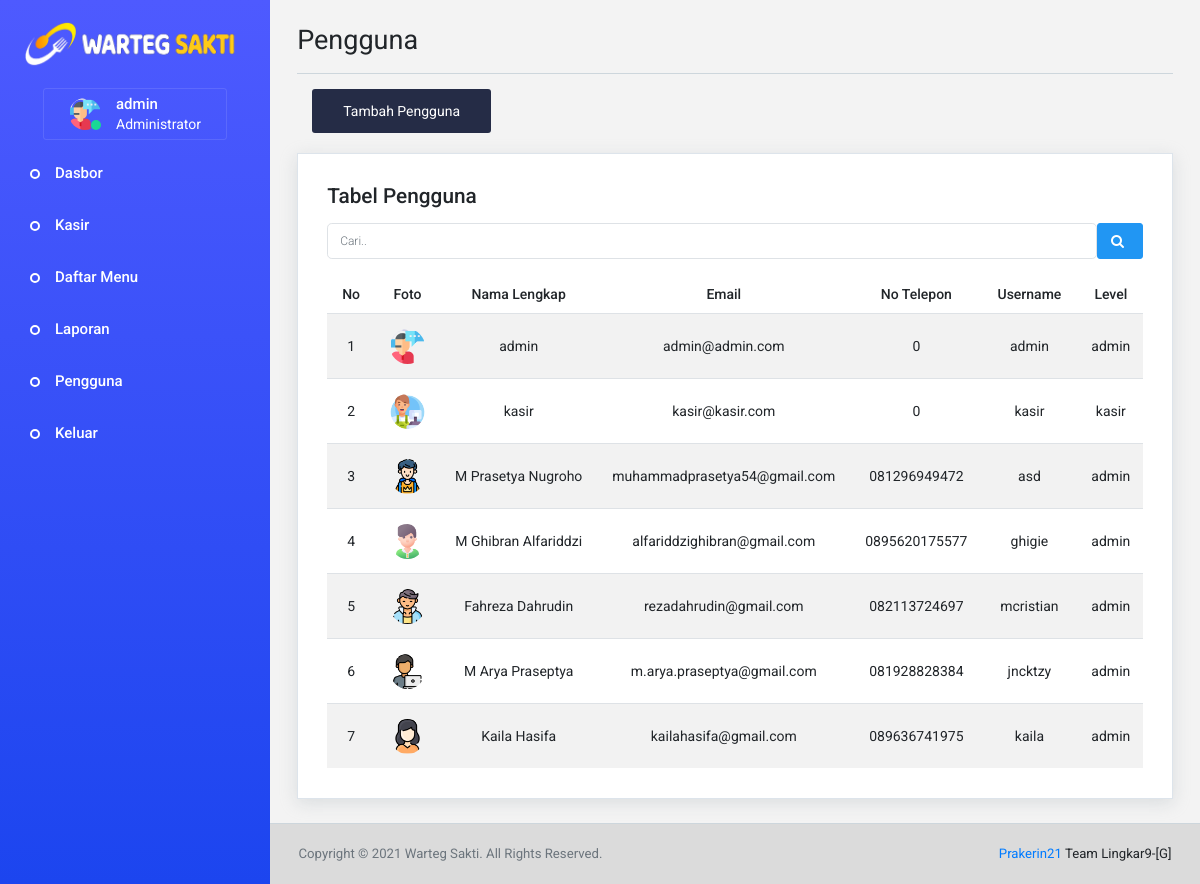
Screenshot of /?p=pengguna (signed in) with the database file from the repository.
### tables this page shows
CREATE TABLE `pengguna` (
  `id_pengguna` int(10) NOT NULL,
  `gambar` varchar(50) NOT NULL,
  `nama_lengkap` varchar(50) NOT NULL,
  `email` varchar(50) NOT NULL,
  `telepon` varchar(13) NOT NULL,
  `username` varchar(10) NOT NULL,
  `password` varchar(100) NOT NULL,
  `level` enum('admin','kasir') NOT NULL,
  `status` enum('aktif','pasif') NOT NULL
);

### condition.php (called while the page is built, shortened)
<?php
  $admin = isset($_SESSION["admin"]);
  $idp = $_SESSION['login']["id_pengguna"];
  $tbp = mysqli_query($conn, "SELECT * FROM pengguna WHERE id_pengguna='$idp'");
  $rowp = mysqli_fetch_assoc($tbp);
?>

### pengguna.php (the view, shortened to what this page needs)
<div class="row page-title-header">
  <div class="col-12">
    <div class="page-header">
      <h3 class="page-title">
        Pengguna
      </h3>
    </div>
  </div>
  <div class="col-12">
    <div class="page-header-toolbar d-flex">
      <div class="filter-wrapper">
        <button type="button" class="btn btn-dark btn-lg btn-fw" data-toggle="modal" data-target="#adduser" title="Tambah Pengguna">Tambah Pengguna</button>
      </div>
    </div>
  </div>
</div>
<div class="row">
  <div class="col-12">
    <div class="card">
      <div class="card-body">
        <h2 class="card-title icon-sm"><?=isset($_POST["cariuser"]) ? "Hasil Pencarian = ".htmlspecialchars($_POST["cariuser"]):"Tabel Pengguna";?></h2>
        <form method="post">
          <div class="form-group d-flex">
            <input type="search" name="cariuser" id="isp" class="form-control form-control-lg" placeholder="Cari.." autocomplete="off" title="Cari">
            <button type="submit" class="btn btn-primary btn-sm" title="Cari"><i class="fa fa-search"></i></button>
          </div>
        </form>
        <div class="table-responsive">
          <table class="table table-striped text-center">
            <thead>
              <tr>
                <th>No</th>
                <th>Foto</th>
                <th>Nama Lengkap</th>
                <th>Email</th>
                <th>No Telepon</th>
                <th>Username</th>
                <th>Level</th>
              </tr>
            </thead>
            <tbody id="psp">
              <?php
                $i = 1;
                if( isset($_POST["cariuser"]) ){
                  $keyword = $_POST["cariuser"];
                  if( $keyword<0 ){
                    echo "<script>window.location.href='?p=pengguna'</script>";
                  } else {
                    $tbpengguna = mysqli_query($conn, "SELECT * FROM pengguna WHERE username LIKE '%$keyword%' OR nama_lengkap LIKE '%$keyword%' OR email LIKE '%$keyword%' OR telepon LIKE '%$keyword%' OR level LIKE '%$keyword%' OR status LIKE '%$keyword%'");
                  }
                } else {
                  $tbpengguna = mysqli_query($conn, "SELECT * FROM pengguna");
                }
                foreach( $tbpengguna as $rowpengguna ):
                if( mysqli_num_rows($tbpengguna)>0 ):
              ?>
              <tr>
                <td><?=$i;?></td>
                <td><img src="assets/images/user/<?=$rowpengguna['gambar'];?>" alt="Foto <?=$rowpengguna['nama_lengkap'];?>" title="Foto <?=$rowpengguna['nama_lengkap'];?>"></td>
                <td><?=$rowpengguna["nama_lengkap"];?></td>
                <td><?=$rowpengguna["email"];?></td>
                <td><?=$rowpengguna["telepon"];?></td>
                <td><?=$rowpengguna["username"];?></td>
                <td><?=$rowpengguna["level"];?></td>
              </tr>
              <?php
                $i++;
                endif;
                endforeach;
              ?>
            </tbody>
          </table>
        </div>
      </div>
    </div>
  </div>
</div>

### index.php (shortened to what this page needs)
<?php
  require "config.php";
  require "condition.php";
?>
<!DOCTYPE html>
<html lang="id-ID">
  <head>
    <link rel="stylesheet" href="assets/vendors/iconfonts/mdi/css/materialdesignicons.min.css">
    <link rel="stylesheet" href="assets/vendors/iconfonts/font-awesome/css/font-awesome.min.css">
    <link rel="stylesheet" href="assets/css/style.css">
    <link rel="stylesheet" href="assets/css/bootstrap.min.css">
    <link rel="stylesheet" href="assets/css/dashboard.css">
  </head>
  <body>
    <div class="container-scroller">
      <div class="container-fluid page-body-wrapper">
        <nav class="sidebar sidebar-offcanvas" id="sidebar">
          <ul class="nav">
            <li class="nav-item nav-profile my-3">
              <img src="assets/images/logo.png" class="navbar-brand navbar-brand-wrapper brand-log ml-4" alt="logo" title="logo">
            </li>
            <li class="nav-item nav-profile mt-0 mb-2">
              <a href="?p=profil" class="nav-link" title="Profil">
                <div class="profile-image">
                  <img class="img-xs rounded-circle" src='assets/images/user/<?=$rowp["gambar"];?>' alt="profil">
                  <div class="dot-indicator bg-success"></div>
                </div>
                <div class="text-wrapper">
                  <p class="profile-name"><?=$rowp["nama_lengkap"];?></p>
                  <p class="designation"><?=$admin ? "Administrator":"Kasir";?></p>
                </div>
              </a>
            </li>
            <li class="nav-item">
              <a class="nav-link" href="?p=dashboard">
                <span class="menu-title">Dasbor</span>
              </a>
            </li>
            <li class="nav-item">
              <a class="nav-link" href="?p=kasir">
                <span class="menu-title">Kasir</span>
              </a>
            </li>
            <li class="nav-item">
              <a class="nav-link" href="?p=daftar-menu">
                <span class="menu-title">Daftar Menu</span>
              </a>
            </li>
            <li class="nav-item">
              <a class="nav-link" href="?p=laporan">
                <span class="menu-title">Laporan</span>
              </a>
            </li>
            <?php if( $admin ){ ?>
            <li class="nav-item">
              <a class="nav-link" href="?p=pengguna">
                <span class="menu-title">Pengguna</span>
              </a>
            </li>
            <?php } ?>
            <li class="nav-item">
              <a type="button" class="nav-link" data-toggle="modal" data-target="#logout"><span class="menu-title">Keluar</span></a>
            </li>
          </ul>
        </nav>
        <div class="main-panel">
          <div class="content-wrapper">
            <?php
              if( isset($_GET['p']) ){
                $page = $_GET['p'];
                switch( $page ){
                  case "pengguna": include "pengguna.php"; break;
                }
              } else {
                include 'dashboard.php';
              }
            ?>
          </div>
          <footer class="footer">
            <div class="container-fluid clearfix">
              <span class="text-muted d-block text-center text-sm-left d-sm-inline-block">Copyright &copy; 2021 Warteg Sakti. All Rights Reserved.</span>
              <span class="float-none float-sm-right d-block mt-1 mt-sm-0 text-center"><a href="#">Prakerin21</a> Team Lingkar9-[G]</span>
            </div>
          </footer>
        </div>
      </div>
    </div>
  </body>
</html>

### assets/css/style.css (style rules this page uses)
html { scroll-behavior: smooth; }
body { background-color: #f3f3f3; min-height: 100vh; }

### assets/css/dashboard.css (style rules this page uses)
.nav .nav-item, .navbar-nav .nav-item { line-height: 1; }
img.navbar-brand { width: 80%; height: 100%; max-width: 100%; margin: auto; vertical-align: middle; }
.sidebar { min-height: 100vh; background: linear-gradient(#4e5aff, #1c45ef); font-family: "roboto", sans-serif; padding: 0; width: 270px; z-index: 11; transition: width 0.25s ease, background 0.25s ease; -webkit-transition: width 0.25s ease, background 0.25s ease; -moz-transition: width 0.25s ease, background 0.25s ease; -ms-transition: width 0.25s ease, background 0.25s ease; }
.sidebar > .nav { overflow: hidden; flex-wrap: nowrap; flex-direction: column; }
.sidebar > .nav .nav-item .nav-link { align-items: center; display: flex; padding: 15px 30px 15px 55px; white-space: nowrap; color: #fff; }
.sidebar > .nav .nav-item .nav-link .menu-title { color: inherit; display: inline-block; font-size: 15px; line-height: 1; vertical-align: middle; font-weight: 500; }
.sidebar > .nav .nav-item.nav-profile { max-width: 270px; margin-right: auto; margin-left: auto; margin-top: 30px; margin-bottom: 30px; }
.sidebar > .nav .nav-item.nav-profile .nav-link { display: flex; border-radius: 3px; border: 1px solid rgba(255, 255, 255, 0.11); background-color: rgba(255, 255, 255, 0.1); color: #fff; padding: 15px 25px; }
.sidebar > .nav .nav-item.nav-profile .nav-link .profile-image { margin-right: 15px; position: relative; }
.sidebar > .nav .nav-item.nav-profile .nav-link .dot-indicator { position: absolute; bottom: 0px; right: 0px; }
.sidebar > .nav .nav-item.nav-profile .nav-link .profile-name { margin-bottom: 5px; font-weight: 500; font-size: 15px; color: #fff; }
.sidebar > .nav .nav-item.nav-profile .nav-link .designation { margin-bottom: 0; font-weight: 400; color: #fff; }
.sidebar > .nav > .nav-item > .nav-link { height: 52px; }
.sidebar > .nav > .nav-item:not(.nav-profile) > .nav-link { position: relative; }
.sidebar > .nav > .nav-item:not(.nav-profile) > .nav-link:before { content: ""; position: absolute; left: 30px; right: 50%; width: 10px; height: 10px; border-radius: 100%; border: 2px solid #fff; display: block; }
.sidebar > .nav:not(.sub-menu) > .nav-item > .nav-link { background: transparent; transition-duration: 0.3s; transition-timing-function: "ease-in-out"; transition-property: "background", "color", "box-shadow", "padding"; }
.footer { background: #dbdbdb; padding: 20px 1rem; transition: all 0.25s ease; -moz-transition: all 0.25s ease; -webkit-transition: all 0.25s ease; -ms-transition: all 0.25s ease; border-top: 1px solid #cdd6dc; font-size: calc(0.875rem - 0.05rem); font-family: "roboto", sans-serif; }
.footer a { font-size: inherit; }
.card { box-shadow: 0 0 0 0 rgba(90, 113, 208, 0.11), 0 4px 16px 0 rgba(167, 175, 183, 0.33); border: solid 1px #dde4eb; border-radius: 0px; }
.card .card-title { color: #212529; }
.page-body-wrapper { min-height: calc(100vh - 63px); display: flex; flex-direction: row; padding-left: 0; padding-right: 0; }
.main-panel { transition: width 0.25s ease, margin 0.25s ease; width: calc(100% - 270px); min-height: calc(100vh - 63px); display: flex; flex-direction: column; }
.content-wrapper { background: #f3f3f3; padding: 1.5rem 1.7rem; width: 100%; flex-grow: 1; }
.container-scroller { overflow: hidden; }
.page-header { display: flex; width: 100%; padding-bottom: 15px; border-bottom: 1px solid #cdd6dc; margin-bottom: 15px; }
.page-title { margin-top: 0; margin-bottom: 2px; }
.page-title-header { margin-bottom: 20px; }
.page-header-toolbar { display: flex; align-items: center; width: 100%; }
.page-header-toolbar .btn-group, .page-header-toolbar .btn { border: none; }
.filter-wrapper { display: flex; margin-left: 15px; }

### rows the page displays
pengguna: gambar (picture), nama_lengkap "admin", gambar+nama_lengkap (picture), email "admin@admin.com", telepon "0", username "admin", level "admin"
pengguna: gambar+nama_lengkap (picture), nama_lengkap "kasir", email "kasir@kasir.com", telepon "0", username "kasir", level "kasir"
pengguna: gambar (picture), nama_lengkap "M Prasetya Nugroho", email "muhammadprasetya54@gmail.com", telepon "081296949472", username "asd", level "admin"
pengguna: gambar (picture), nama_lengkap "M Ghibran Alfariddzi", email "alfariddzighibran@gmail.com", telepon "0895620175577", username "ghigie", level "admin"
pengguna: gambar (picture), nama_lengkap "Fahreza Dahrudin", email "rezadahrudin@gmail.com", telepon "082113724697", username "mcristian", level "admin"
pengguna: gambar (picture), nama_lengkap "M Arya Praseptya", email "m.arya.praseptya@gmail.com", telepon "081928828384", username "jncktzy", level "admin"
pengguna: gambar (picture), nama_lengkap "Kaila Hasifa", email "kailahasifa@gmail.com", telepon "089636741975", username "kaila", level "admin"
